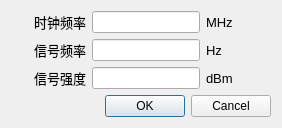
<?xml version="1.0" encoding="UTF-8"?>
<ui version="4.0">
 <class>SignalSettingsDialogClass</class>
 <widget class="QDialog" name="SignalSettingsDialogClass">
  <property name="geometry">
   <rect>
    <x>0</x>
    <y>0</y>
    <width>282</width>
    <height>121</height>
   </rect>
  </property>
  <property name="windowTitle">
   <string>时钟信号设置</string>
  </property>
  <layout class="QGridLayout" name="gridLayout_2">
   <item row="0" column="0">
    <layout class="QGridLayout" name="gridLayout">
     <item row="0" column="0">
      <widget class="QLabel" name="labl_14">
       <property name="minimumSize">
        <size>
         <width>75</width>
         <height>0</height>
        </size>
       </property>
       <property name="maximumSize">
        <size>
         <width>75</width>
         <height>16777215</height>
        </size>
       </property>
       <property name="font">
        <font>
         <family>Arial</family>
         <pointsize>10</pointsize>
        </font>
       </property>
       <property name="text">
        <string>时钟频率</string>
       </property>
       <property name="alignment">
        <set>Qt::AlignRight|Qt::AlignTrailing|Qt::AlignVCenter</set>
       </property>
      </widget>
     </item>
     <item row="0" column="1">
      <widget class="QLineEdit" name="clockFreqMHzLineEdit">
       <property name="sizePolicy">
        <sizepolicy hsizetype="Preferred" vsizetype="Fixed">
         <horstretch>0</horstretch>
         <verstretch>0</verstretch>
        </sizepolicy>
       </property>
      </widget>
     </item>
     <item row="0" column="2">
      <widget class="QLabel" name="labl_25">
       <property name="sizePolicy">
        <sizepolicy hsizetype="Minimum" vsizetype="Preferred">
         <horstretch>0</horstretch>
         <verstretch>0</verstretch>
        </sizepolicy>
       </property>
       <property name="font">
        <font>
         <family>Arial</family>
         <pointsize>10</pointsize>
        </font>
       </property>
       <property name="text">
        <string>MHz</string>
       </property>
      </widget>
     </item>
     <item row="1" column="0">
      <widget class="QLabel" name="labl_15">
       <property name="font">
        <font>
         <family>Arial</family>
         <pointsize>10</pointsize>
        </font>
       </property>
       <property name="text">
        <string>信号频率</string>
       </property>
       <property name="alignment">
        <set>Qt::AlignRight|Qt::AlignTrailing|Qt::AlignVCenter</set>
       </property>
      </widget>
     </item>
     <item row="1" column="1">
      <widget class="QLineEdit" name="signalFreqLineEdit">
       <property name="sizePolicy">
        <sizepolicy hsizetype="Preferred" vsizetype="Fixed">
         <horstretch>0</horstretch>
         <verstretch>0</verstretch>
        </sizepolicy>
       </property>
      </widget>
     </item>
     <item row="1" column="2">
      <widget class="QLabel" name="labl_26">
       <property name="sizePolicy">
        <sizepolicy hsizetype="Minimum" vsizetype="Preferred">
         <horstretch>0</horstretch>
         <verstretch>0</verstretch>
        </sizepolicy>
       </property>
       <property name="font">
        <font>
         <family>Arial</family>
         <pointsize>10</pointsize>
        </font>
       </property>
       <property name="text">
        <string>Hz</string>
       </property>
      </widget>
     </item>
     <item row="2" column="0">
      <widget class="QLabel" name="labl_17">
       <property name="font">
        <font>
         <family>Arial</family>
         <pointsize>10</pointsize>
        </font>
       </property>
       <property name="text">
        <string>信号强度</string>
       </property>
       <property name="alignment">
        <set>Qt::AlignRight|Qt::AlignTrailing|Qt::AlignVCenter</set>
       </property>
      </widget>
     </item>
     <item row="2" column="1">
      <widget class="QLineEdit" name="signalPowerLineEdit">
       <property name="sizePolicy">
        <sizepolicy hsizetype="Preferred" vsizetype="Fixed">
         <horstretch>0</horstretch>
         <verstretch>0</verstretch>
        </sizepolicy>
       </property>
      </widget>
     </item>
     <item row="2" column="2">
      <widget class="QLabel" name="labl_18">
       <property name="sizePolicy">
        <sizepolicy hsizetype="Minimum" vsizetype="Preferred">
         <horstretch>0</horstretch>
         <verstretch>0</verstretch>
        </sizepolicy>
       </property>
       <property name="font">
        <font>
         <family>Arial</family>
         <pointsize>10</pointsize>
        </font>
       </property>
       <property name="text">
        <string>dBm</string>
       </property>
      </widget>
     </item>
    </layout>
   </item>
   <item row="1" column="0">
    <widget class="QDialogButtonBox" name="buttonBox">
     <property name="orientation">
      <enum>Qt::Horizontal</enum>
     </property>
     <property name="standardButtons">
      <set>QDialogButtonBox::Cancel|QDialogButtonBox::Ok</set>
     </property>
    </widget>
   </item>
  </layout>
 </widget>
 <resources/>
 <connections>
  <connection>
   <sender>buttonBox</sender>
   <signal>accepted()</signal>
   <receiver>SignalSettingsDialogClass</receiver>
   <slot>accept()</slot>
   <hints>
    <hint type="sourcelabel">
     <x>248</x>
     <y>254</y>
    </hint>
    <hint type="destinationlabel">
     <x>157</x>
     <y>274</y>
    </hint>
   </hints>
  </connection>
  <connection>
   <sender>buttonBox</sender>
   <signal>rejected()</signal>
   <receiver>SignalSettingsDialogClass</receiver>
   <slot>reject()</slot>
   <hints>
    <hint type="sourcelabel">
     <x>316</x>
     <y>260</y>
    </hint>
    <hint type="destinationlabel">
     <x>286</x>
     <y>274</y>
    </hint>
   </hints>
  </connection>
 </connections>
</ui>
